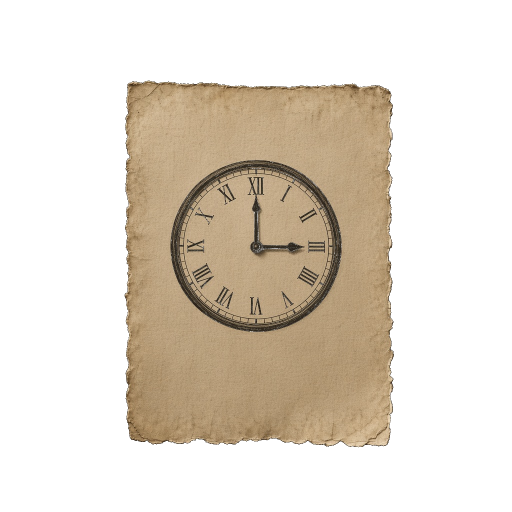
#> input picture assets/G00/G00-carta-relogio.png, 1024 x 1024 px, given in place of G00-portao-proposta.jpg, which was not available (shown at 1/2 size)
$ python remover-medalhao.py
#> lines starting #> are read from the running program, lines starting #| are printed output that depends on the picture; after the words box and inside, x2 and y2 are one past the last pixel; in counts of white or black regions, pixels touching at a corner belong together
import cv2
import numpy as np
from pathlib import Path
from PIL import Image

raiz = Path(__file__).resolve().parents[1]
origem = raiz / "assets" / "propostas" / "G00-portao-proposta.jpg"
destino = raiz / "assets" / "propostas" / "G00-portao-sem-medalhao.jpg"
check = raiz / "assets" / "propostas" / "_check-sem-medalhao.png"

# OpenCV não lê bem caminhos com acento no Windows — carregar via PIL
rgb = np.array(Image.open(origem).convert("RGB"))
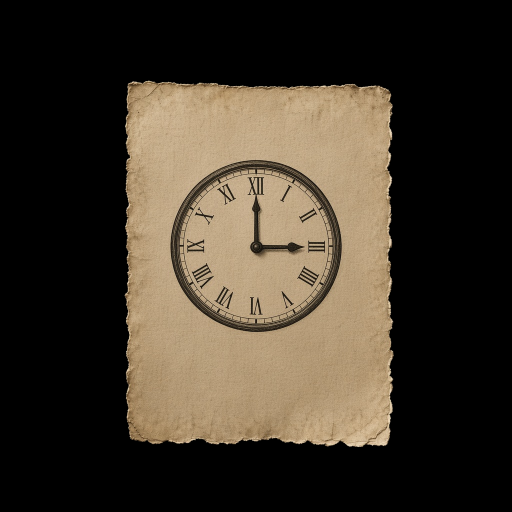
#> rgb: shape (1024, 1024, 3) (shown at 1/2 size); mean R, G, B 63.4, 54.6, 42.4
img = cv2.cvtColor(rgb, cv2.COLOR_RGB2BGR)
h, w = img.shape[:2]
#> h = 1024; w = 1024

mascara = np.zeros((h, w), dtype=np.uint8)
centro = (275, 625)
eixos = (78, 72)
cv2.ellipse(mascara, centro, eixos, 0, 0, 360, 255, -1)
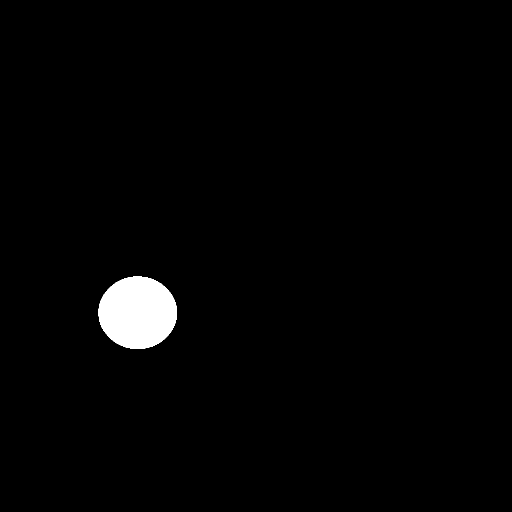
#> mascara: shape (1024, 1024) (shown at 1/2 size); 1.7% white; 1 white region, box (x1, y1, x2, y2) and area: (197, 553, 354, 698) 17851
kernel = np.ones((7, 7), np.uint8)
mascara = cv2.dilate(mascara, kernel, iterations=1)

resultado = cv2.inpaint(img, mascara, inpaintRadius=5, flags=cv2.INPAINT_TELEA)
resultado = cv2.inpaint(resultado, mascara, inpaintRadius=3, flags=cv2.INPAINT_NS)

out_rgb = cv2.cvtColor(resultado, cv2.COLOR_BGR2RGB)
pil = Image.fromarray(out_rgb)
pil.save(destino, quality=95)
pil.crop((180, 520, 420, 710)).save(check)
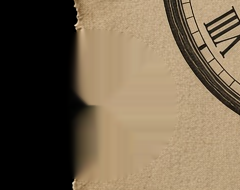
#> saved as _check-sem-medalhao.png: PIL image 240x190 RGB; mean R, G, B 115.2, 99.3, 77.3
print("ok", destino)
